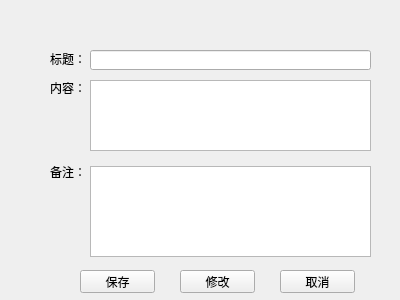
<?xml version="1.0" encoding="UTF-8"?>
<ui version="4.0">
 <class>NewWindow</class>
 <widget class="QWidget" name="NewWindow">
  <property name="geometry">
   <rect>
    <x>0</x>
    <y>0</y>
    <width>400</width>
    <height>300</height>
   </rect>
  </property>
  <property name="windowTitle">
   <string>Form</string>
  </property>
  <widget class="QLabel" name="title">
   <property name="geometry">
    <rect>
     <x>50</x>
     <y>49</y>
     <width>54</width>
     <height>20</height>
    </rect>
   </property>
   <property name="text">
    <string>标题：</string>
   </property>
  </widget>
  <widget class="QTextEdit" name="textEdit">
   <property name="geometry">
    <rect>
     <x>90</x>
     <y>80</y>
     <width>281</width>
     <height>71</height>
    </rect>
   </property>
  </widget>
  <widget class="QLineEdit" name="lineEdit">
   <property name="geometry">
    <rect>
     <x>90</x>
     <y>50</y>
     <width>281</width>
     <height>20</height>
    </rect>
   </property>
  </widget>
  <widget class="QLabel" name="content">
   <property name="geometry">
    <rect>
     <x>50</x>
     <y>82</y>
     <width>54</width>
     <height>12</height>
    </rect>
   </property>
   <property name="text">
    <string>内容：</string>
   </property>
  </widget>
  <widget class="QPushButton" name="save">
   <property name="geometry">
    <rect>
     <x>80</x>
     <y>270</y>
     <width>75</width>
     <height>23</height>
    </rect>
   </property>
   <property name="text">
    <string>保存</string>
   </property>
  </widget>
  <widget class="QPushButton" name="cancle">
   <property name="geometry">
    <rect>
     <x>280</x>
     <y>270</y>
     <width>75</width>
     <height>23</height>
    </rect>
   </property>
   <property name="text">
    <string>取消</string>
   </property>
  </widget>
  <widget class="QLabel" name="label_remarks">
   <property name="geometry">
    <rect>
     <x>50</x>
     <y>166</y>
     <width>54</width>
     <height>12</height>
    </rect>
   </property>
   <property name="text">
    <string>备注：</string>
   </property>
  </widget>
  <widget class="QTextEdit" name="textEdit_remarks">
   <property name="geometry">
    <rect>
     <x>90</x>
     <y>166</y>
     <width>281</width>
     <height>91</height>
    </rect>
   </property>
  </widget>
  <widget class="QPushButton" name="btn_modify">
   <property name="geometry">
    <rect>
     <x>180</x>
     <y>270</y>
     <width>75</width>
     <height>23</height>
    </rect>
   </property>
   <property name="text">
    <string>修改</string>
   </property>
  </widget>
 </widget>
 <resources/>
 <connections/>
</ui>
